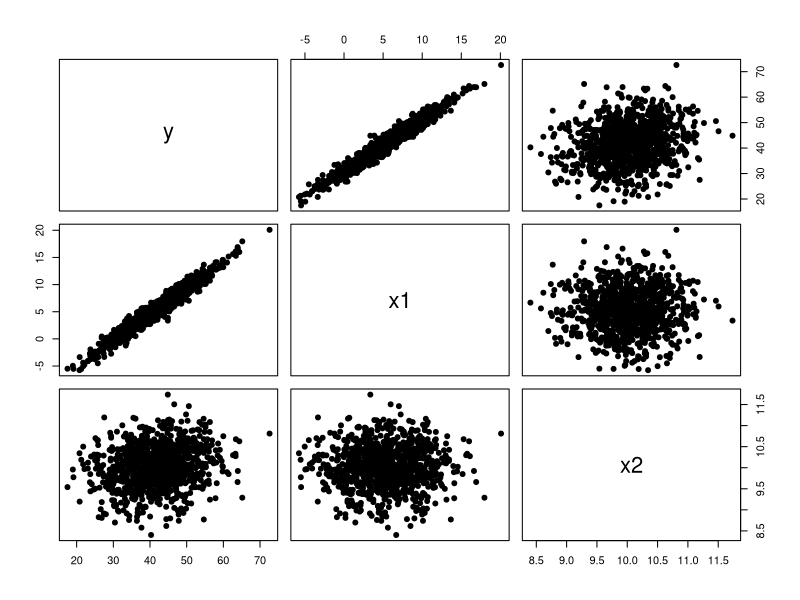
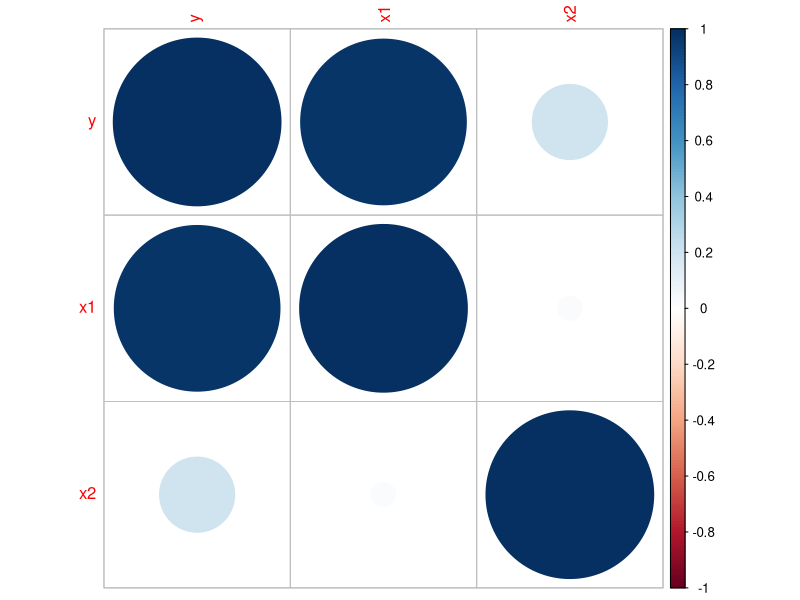
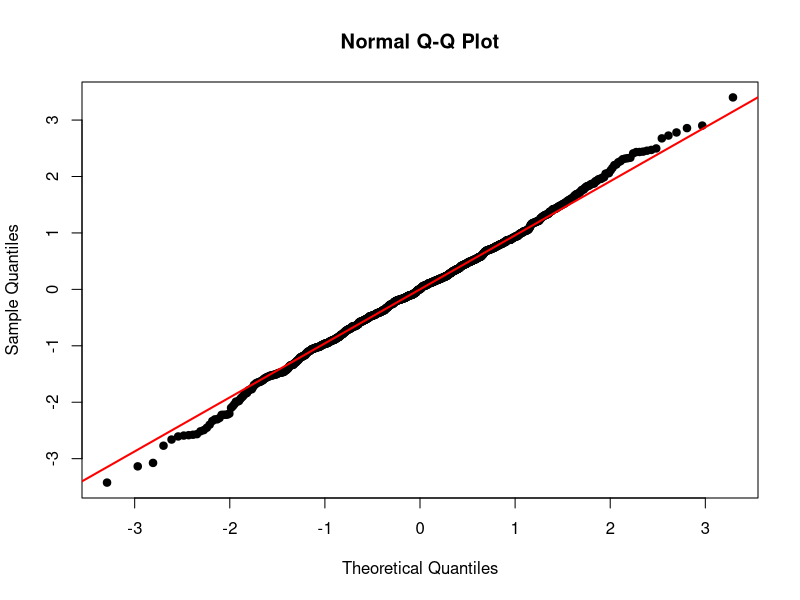
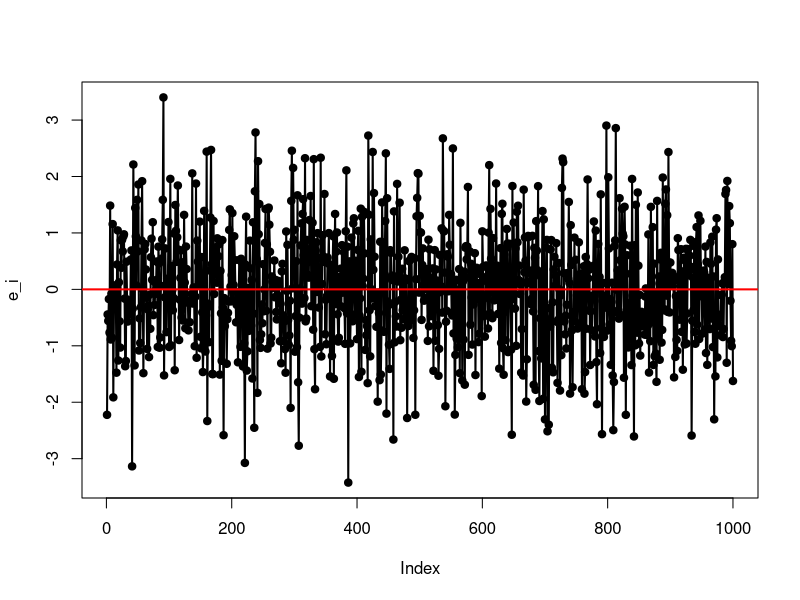
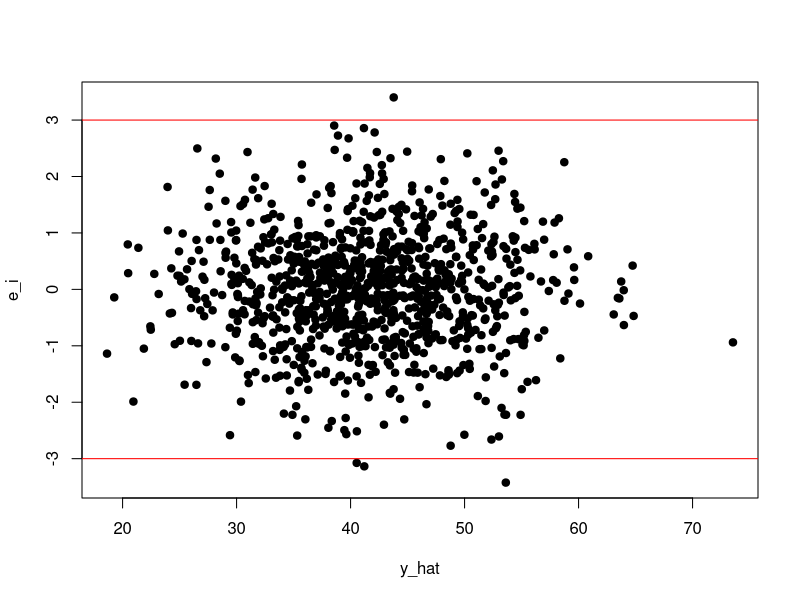

R code for these plots, in order:
library(corrplot)
library(car)
library(lmtest)

x1 <- rnorm(1000, 5, 4)
x2 <- rnorm(1000, 10, 0.5)
e <- rnorm(1000, 0, 1)
y <- 1 + 2 * x1 + 3 * x2 + e
datos <- data.frame(y, x1, x2)
pairs(datos, pch = 19)
rho <- cor(datos)
corrplot(rho)
sig <- cov(datos)
sigma_xy <- sig[2:3, 1]
sigma_xx <- sig[2:3, 2:3]
betas <- solve(sigma_xx) %*% sigma_xy
vector_medias <- apply(datos, 2, mean)
b0 <- mean(y) - vector_medias[2:3] %*% betas
coeficientes <- c(b0, betas)
x_new <- c(2, 4)
y_x_new <- b0 + x_new %*% betas
y_hat <- as.numeric(b0) + as.matrix(datos[, 2:3]) %*% betas
e_i <- y - y_hat
# Normalidad
qqnorm(e_i, pch = 19)
qqline(e_i, lwd = 2, col = "red")
shapiro.test(e_i)
# Media cero
plot(e_i, lwd = 2, type = "l")
points(e_i, pch = 19)
abline(h = 0, col = "red", lwd = 2)
t.test(e_i)
# Independencia
durbinWatsonTest(as.vector(e_i))
# Arroja el estadístico
# DW es cercano a 2 --- independencia
# DW cercano a 4 --- autocorrelación positiva
# DW cercano a 0 --- autocorrelación negativa
# Homocedasticidad
plot(y_hat, e_i, pch = 19)
abline(h = c(3, -3), col = "red")
# Cuando no hay patrones cíclicos de los puntos y cuando
# no hay patrones de crecimiento o decrimiento de los e_i
# sobre toda la franja de y_hat, entonces decimos que hay
# homocedasticidad

# Como hacer el modelo RLM en R
mod1 <- lm(y ~ x1 + x2, data = datos)
mod1$coefficients

# BP-test (Breusch-Pagan)
bptest(mod1)

# Tarea: realizar un modelo de regresión para la base de datos
# demography
# Y: cantidad de delitos
# estimar los coeficientes
# validar la significancia de los betas estimados
# validar los supuestos teóricos
# predecir los valores de "y" para el restante 20% de la muestra
# efectuar un proceso de validación cruzada para chequear la estabilidad
# de los coeficientes
# estudiar lo siguiente
summary(mod1)
# F test --- H0: b1 = b2 = 0
# H1: al menos un beta es distinto de cero
